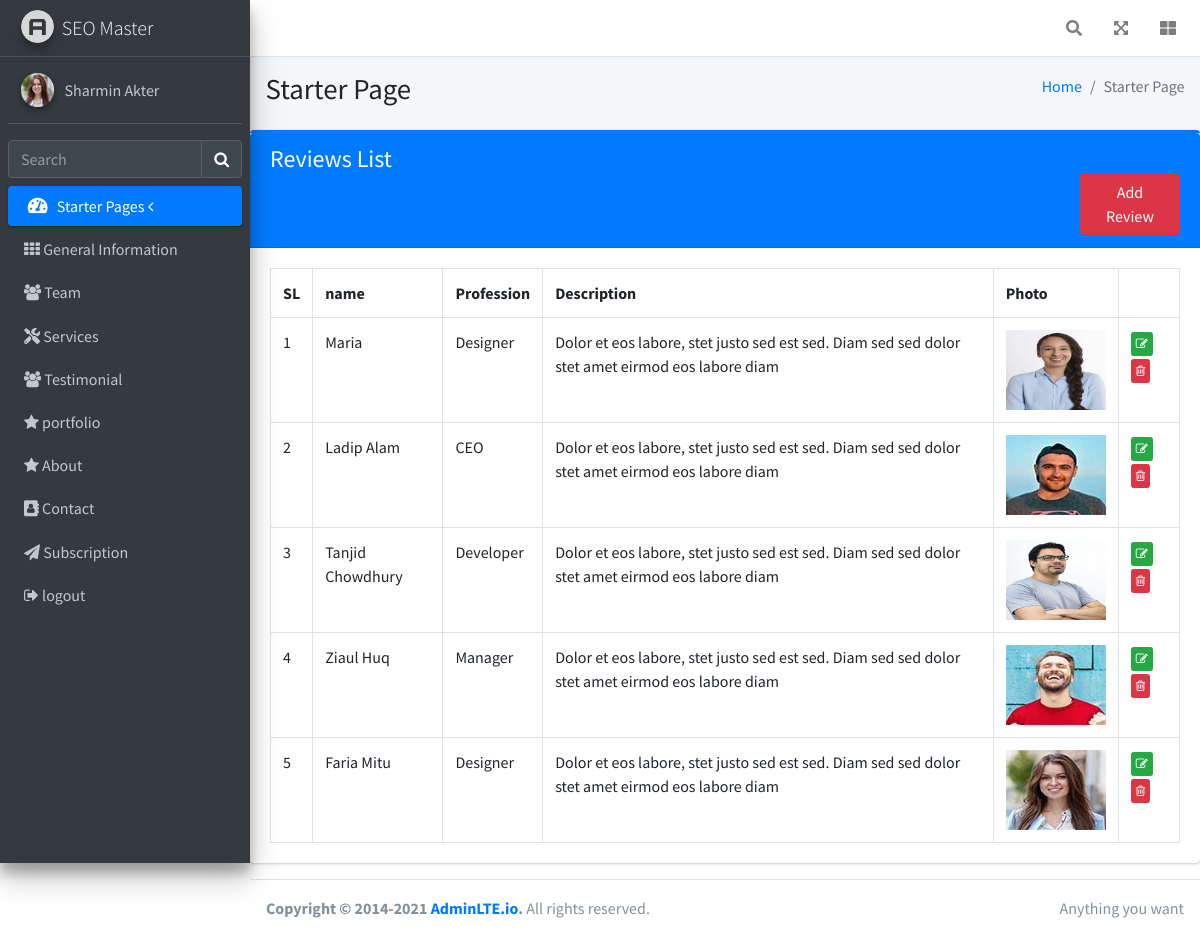
Screenshot of /seomaster/admin/test_list.php (signed in) with the database file from the repository.
### tables this page shows
CREATE TABLE `testimonial` (
  `id` int(11) NOT NULL,
  `description` text NOT NULL,
  `name` varchar(255) NOT NULL,
  `profession` varchar(255) NOT NULL,
  `photo` text NOT NULL
);

### seomaster/admin/test_list.php (the view, shortened to what this page needs)
<?php
$db=new mysqli('localhost','root','','seo');
$test=$db->query('select * from testimonial order by id desc');
?>
<!DOCTYPE html>
<html lang="en">
<head>
  <link rel="stylesheet" href="plugins/fontawesome-free/css/all.min.css">
  <link rel="stylesheet" href="dist/css/adminlte.min.css"><link rel="stylesheet" href="plugins/summernote/summernote-bs4.min.css">
<link rel="stylesheet" href="https://cdnjs.cloudflare.com/ajax/libs/font-awesome/4.7.0/css/font-awesome.min.css">
</head>
<body class="hold-transition sidebar-mini">
<div class="wrapper">
  <nav class="main-header navbar navbar-expand navbar-white navbar-light">
    <ul class="navbar-nav ml-auto">
      <li class="nav-item">
        <a class="nav-link" data-widget="navbar-search" href="#" role="button">
          <i class="fas fa-search"></i>
        </a>
      </li>
      <li class="nav-item">
        <a class="nav-link" data-widget="fullscreen" href="#" role="button">
          <i class="fas fa-expand-arrows-alt"></i>
        </a>
      </li>
      <li class="nav-item">
        <a class="nav-link" data-widget="control-sidebar" data-slide="true" href="#" role="button">
          <i class="fas fa-th-large"></i>
        </a>
      </li>
    </ul>
  </nav>
  <?php
  require('menu.php');
  ?>
  <div class="content-wrapper">
    <div class="content-header">
      <div class="container-fluid">
        <div class="row mb-2">
          <div class="col-sm-6">
            <h1 class="m-0">Starter Page</h1>
          </div>
          <div class="col-sm-6">
            <ol class="breadcrumb float-sm-right">
              <li class="breadcrumb-item"><a href="#">Home</a></li>
              <li class="breadcrumb-item active">Starter Page</li>
            </ol>
          </div>
        </div>
      </div>
    </div>
        <div class="card card-primary card-outline">
              <div class="card-header bg-primary">
                <h4 class="m-0">Reviews List</h4>
             <a href="test.php" class="btn btn-danger btn-xl" style="margin-left:89%">
             Add Review</a>
              </div>
              <div class="card-body">
                <table class="table table-bordered">
                    <tr>
                        <th>SL</th>
                        <th>name</th>
                        <th>Profession</th>
                        <th>Description</th>
                        <th>Photo</th>
                        <th></th>
                    </tr>
                    <?php $i=0; while($data=$test->fetch_assoc()){ ?>
                        <tr>
                            <td><?php echo ++$i ?></td>
                            <td><?php echo $data['name'] ?></td>
                            <td><?php echo $data['profession'] ?></td>
                            <td><?php echo $data['description'] ?></td>
                            <td><img src="./dist/assets/<?php echo $data['photo'] ?>" width="100" height="80"/></td>
                               <td>
                                <a href="test_edit.php?id=<?php echo $data['id'] ?>" class="btn btn-xs btn-success">
                                <i class="fa fa-edit" style="color:white;"></i>
                            </a>
                                <a href="test_del.php?id=<?php echo $data['id'] ?>" class="btn btn-xs btn-danger"
                                onclick="return confirm('Are you sure?')">
                                <i class="fa fa-trash-o" style="color:white"></i></a>
                            </td>
                        </tr>
                        <?php } ?>
                </table>
              </div>
            </div>
      </div>
    </div>
  <footer class="main-footer">
    <div class="float-right d-none d-sm-inline">
      Anything you want
    </div>
    <strong>Copyright &copy; 2014-2021 <a href="https://adminlte.io">AdminLTE.io</a>.</strong> All rights reserved.
  </footer>
</body>
</html>

### rows the page displays
testimonial: name "Maria", profession "Designer", description "Dolor et eos labore, stet justo sed est sed. Diam sed sed dolor stet amet eirmod eos labore diam", photo (picture)
testimonial: name "Ladip Alam", profession "CEO", description "Dolor et eos labore, stet justo sed est sed. Diam sed sed dolor stet amet eirmod eos labore diam", photo (picture)
testimonial: name "Tanjid Chowdhury", profession "Developer", description "Dolor et eos labore, stet justo sed est sed. Diam sed sed dolor stet amet eirmod eos labore diam", photo (picture)
testimonial: name "Ziaul Huq", profession "Manager", description "Dolor et eos labore, stet justo sed est sed. Diam sed sed dolor stet amet eirmod eos labore diam", photo (picture)
testimonial: name "Faria Mitu", profession "Designer", description "Dolor et eos labore, stet justo sed est sed. Diam sed sed dolor stet amet eirmod eos labore diam", photo (picture)
